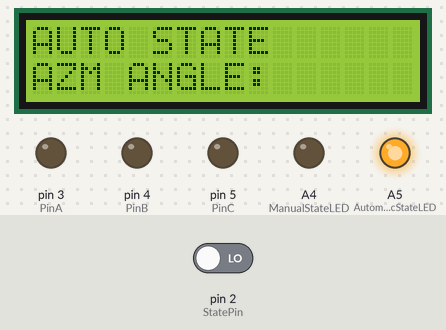
Recording of a sketch running on a simulated Arduino Uno, built with avr-gcc and run on an emulated ATmega328P. Parts: 16×2 character LCD, output pins drawn as LEDs (lit = HIGH). The inputs (shaded band) are chosen by the test bench; at power-on: pin 2 (StatePin) LOW.

Above: at 1.2 s.
1.3 s: pin 2 (StatePin) driven HIGH
At 2.3 s:
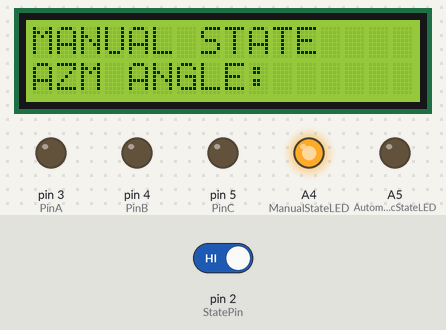
2.8 s: pin 2 (StatePin) driven LOW
At 3.4 s:
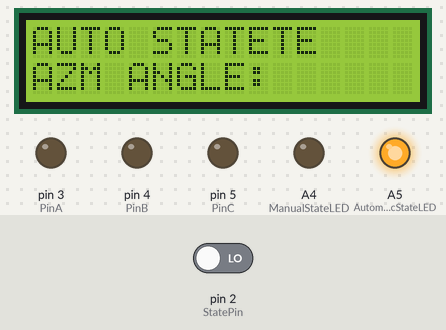
Timing chart, 0 to 5.8 s (numbered marks = the images above; inputs shaded):
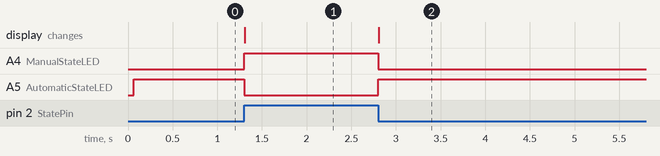

The sketch:

Auto_Manual_Azimuth_Code.ino
```cpp
#include <LiquidCrystal.h>

/****** Enums *******/
typedef enum
{
  MANUAL,
  AUTOMATIC
} tSystemState;

typedef enum
{
  CW,
  CCW,
  STOP
} tDirection;

/******* Prototypes ******/
tSystemState isAutomatic(void);
void ManualState(void);
void AutomaticState(void);

void ReadCurrentAngle(void);
void DisplayCurrentAngle(void);

void ControlAzimuthMotor(tDirection dr);

/****** Variables *******/
String dir ;
String angle;
int len;

//StatePin
int StatePin = 2;
int ManualStateLED = A4;
int AutomaticStateLED = A5;

int PinA = 3;
int PinB = 4;
int PinC = 5;

const int rs = 12, en = 11, d4 = A0, d5 = A1, d6 = A2, d7 = A3;
LiquidCrystal LCD(rs, en, d4, d5, d6, d7);

void setup()
{
  //STATE LEDs
  pinMode(ManualStateLED, OUTPUT);
  pinMode(AutomaticStateLED, OUTPUT);

  //STATE PIN MODE
  pinMode(StatePin, INPUT);

  //CONTROL PIN MODE
  pinMode(PinA, OUTPUT);
  pinMode(PinB, OUTPUT);
  pinMode(PinC, OUTPUT);

  //CONFIGURE LCD
  LCD.begin(16, 2);
  Serial.begin(9600);
}


void loop() {

 if(isAutomatic() == AUTOMATIC)
  {
    AutomaticState();
  }
  else if(isAutomatic() == MANUAL)
  {
    ManualState();
  }
}

tSystemState isAutomatic(void) {
  if (digitalRead(StatePin) == HIGH) {
    return MANUAL;
  } else if (digitalRead(StatePin) == LOW) {
    return AUTOMATIC;
  }
}

void ManualState(void)
{
  LCD.setCursor(0, 0);
  LCD.print("MANUAL STATE");

  digitalWrite(ManualStateLED, HIGH);
  digitalWrite(AutomaticStateLED, LOW);
  ControlAzimuthMotor(STOP);

  //POLLING
  while(digitalRead(StatePin) == HIGH)
  {
    ReadCurrentAngle();
    DisplayCurrentAngle();
  }
  //return to automatic mode
  digitalWrite(ManualStateLED, LOW);
  digitalWrite(AutomaticStateLED, HIGH);
  loop();
}

void AutomaticState(void)
{
  LCD.setCursor(0, 0);
  LCD.print("AUTO STATE");

  digitalWrite(AutomaticStateLED, HIGH);
  digitalWrite(ManualStateLED, LOW);

  //polling
  if(isAutomatic() == MANUAL) {
    ManualState();
  }

  ReadCurrentAngle();
  if(dir == "r")
    {
      ControlAzimuthMotor(CW);
     /* Serial.println("Azimuth Motor Forward");
      Serial.print("speed->");
      Serial.println(analogRead(PinC));*/
    }
    else if(dir == "f")
    {
      ControlAzimuthMotor(CCW);
     /* Serial.println("Azimuth Motor Reverse");
      Serial.print("speed->");
      Serial.println(analogRead(PinC));*/
    }
    else
    {
      ControlAzimuthMotor(STOP);
     /* Serial.println("Azimuth Motor Stop");
      Serial.print("speed->");
      Serial.println(analogRead(PinC));*/
    }
    DisplayCurrentAngle();
}

void ControlAzimuthMotor(tDirection dr)
{
    if(dr == CW)
    {
      digitalWrite(PinA,HIGH);
      digitalWrite(PinB,LOW);
      analogWrite(PinC,20);
    }
    else if (dr == CCW)
    {
      digitalWrite(PinA,LOW);
      digitalWrite(PinB,HIGH);
      analogWrite(PinC,20);
    }
    else
    {
      digitalWrite(PinA,LOW);
      digitalWrite(PinB,LOW);
      analogWrite(PinC,0);
    }

}

void ReadCurrentAngle(void)
{

  if(Serial.available() > 0 && Serial.read()=='(')
  {
    angle = "";
    dir = "";
    dir = Serial.readStringUntil(',');
    dir.trim();
    Serial.println(dir);
    angle = Serial.readStringUntil(')');
    angle.trim();
    Serial.println(angle);
  }

}
void DisplayCurrentAngle(void)
{
  LCD.setCursor(0, 1);
  LCD.print("AZM ANGLE: ");
  if(angle.length()==1)
  {
    LCD.print("00");
    LCD.print(angle);
  }
  else if(angle.length()==2)
  {
    LCD.print("0");
    LCD.print(angle);
  }
  else
  {
    LCD.print(angle);
  }
}
```

Measured:
- after the input at 1.3 s, A4 (ManualStateLED): LOW → HIGH at once; A5 (AutomaticStateLED): HIGH → LOW at once; the display: changes at once (image 1)
- after the input at 2.8 s, A4 (ManualStateLED): HIGH → LOW at once; A5 (AutomaticStateLED): LOW → HIGH at once; the display: changes at once (image 2)
